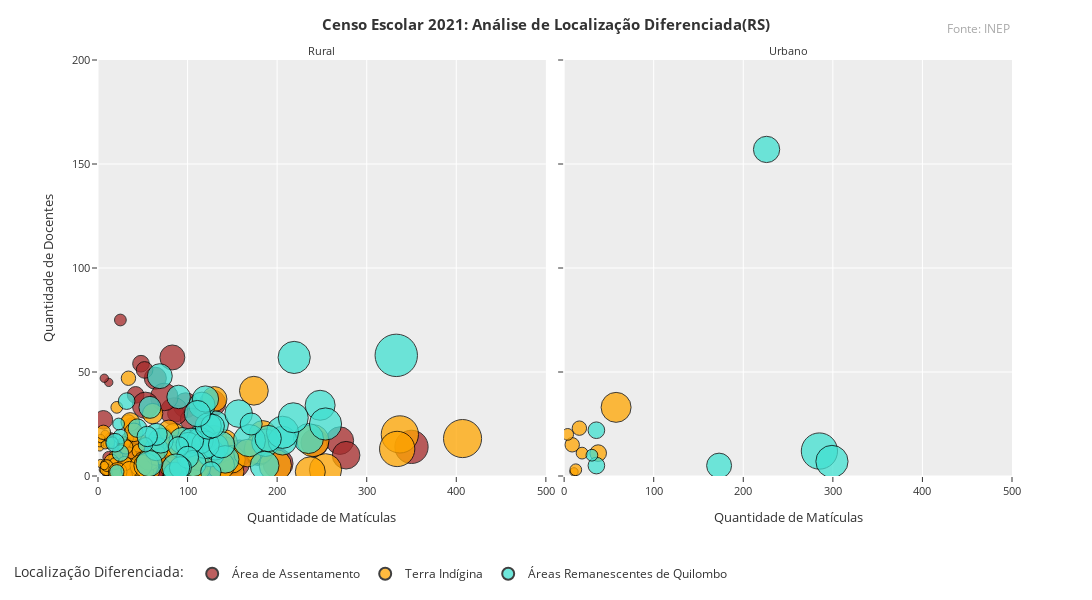

Here is the notebook cell this chart was saved with:
### Markdown cell above
##### Gráfico

### Code cell
grafic.show()

### Figure 1 — Plotly figure (JSON) as saved in the notebook; plotly's stock layout.template omitted (floating-point values rounded to 4 significant figures; data arrays with more than 128 entries replaced by an {"elided": "..."} marker saying what was removed)
{"data": [{"customdata": {"elided": "65x2 str values"}, "hovertemplate": "TP_LOCALIZACAO_DIFERENCIADA=1.0<br>TP_LOCALIZACAO=2<br>QT_MAT_BAS=%{x}<br>QT_DOC_BAS=%{y}<br>QT_TUR_BAS=%{marker.size}<br>NO_ENTIDADE=%{customdata[0]}<br>NO_MUNICIPIO=%{customdata[1]}<extra></extra>", "legendgroup": "Área de Assentamento", "marker": {"color": "brown", "line": {"color": "black", "width": 1}, "opacity": 0.75, "size": [4, 7, 4, 2, 10, 11, 6, 3, 7, 6, 5, 5, 4, 4, 6, 4, 1, 11, 4, 11, 5, 6, 9, 8, 4, 13, 10, 5, 8, 4, 13, 4, 9, 3, 7, 4, 16, 2, 11, 11, 10, 2, 3, 10, 1, 1, 4, 2, 8, 6, 12, 3, 8, 2, 9, 11, 3, 12, 4, 3, 11, 10, 11, 3, 11], "sizemode": "area", "sizeref": 0.02889, "symbol": "circle"}, "mode": "markers", "name": "Área de Assentamento", "orientation": "v", "showlegend": true, "type": "scatter", "x": [32, 64, 31, 12, 150, 270, 73, 35, 62, 62, 32, 6, 29, 23, 45, 42, 12, 242, 38, 132, 51, 39, 98, 58, 48, 105, 158, 64, 67, 38, 201, 22, 83, 29, 78, 87, 350, 25, 31, 81, 36, 12, 21, 128, 14, 7, 30, 10, 69, 88, 179, 21, 105, 14, 76, 85, 35, 153, 52, 33, 74, 53, 65, 21, 277], "xaxis": "x", "y": [6, 47, 14, 9, 7, 17, 6, 5, 6, 10, 13, 27, 9, 8, 13, 39, 45, 16, 24, 5, 12, 13, 34, 12, 54, 5, 11, 5, 11, 12, 6, 3, 57, 3, 7, 30, 14, 75, 9, 3, 2, 1, 4, 35, 15, 47, 15, 3, 5, 16, 12, 8, 27, 18, 4, 31, 5, 6, 51, 11, 38, 34, 6, 5, 10], "yaxis": "y"}, {"customdata": {"elided": "79x2 str values"}, "hovertemplate": "TP_LOCALIZACAO_DIFERENCIADA=2.0<br>TP_LOCALIZACAO=2<br>QT_MAT_BAS=%{x}<br>QT_DOC_BAS=%{y}<br>QT_TUR_BAS=%{marker.size}<br>NO_ENTIDADE=%{customdata[0]}<br>NO_MUNICIPIO=%{customdata[1]}<extra></extra>", "legendgroup": "Terra Indígina", "marker": {"color": "orange", "line": {"color": "black", "width": 1}, "opacity": 0.75, "size": [7, 5, 4, 4, 2, 3, 7, 15, 1, 1, 2, 9, 2, 3, 1, 3, 20, 2, 5, 1, 3, 1, 8, 6, 4, 1, 2, 4, 5, 9, 2, 7, 15, 5, 4, 2, 10, 1, 1, 3, 3, 6, 12, 1, 3, 11, 2, 3, 7, 2, 21, 13, 10, 10, 9, 3, 4, 2, 7, 5, 2, 13, 3, 7, 6, 5, 7, 6, 11, 18, 1, 11, 11, 15, 10, 7, 4, 9, 7], "sizemode": "area", "sizeref": 0.02889, "symbol": "circle"}, "mode": "markers", "name": "Terra Indígina", "orientation": "v", "showlegend": true, "type": "scatter", "x": [112, 45, 16, 34, 33, 29, 85, 240, 2, 8, 12, 141, 25, 46, 3, 34, 337, 21, 76, 2, 49, 15, 56, 49, 49, 6, 11, 57, 35, 149, 18, 115, 254, 36, 74, 30, 112, 3, 8, 34, 20, 79, 174, 8, 15, 184, 9, 6, 82, 22, 407, 237, 129, 141, 130, 31, 56, 19, 85, 40, 10, 180, 30, 50, 61, 22, 57, 65, 149, 334, 7, 137, 167, 198, 111, 48, 35, 54, 86], "xaxis": "x", "y": [4, 16, 2, 10, 18, 1, 20, 17, 14, 20, 16, 13, 2, 12, 6, 26, 20, 33, 14, 16, 8, 2, 3, 5, 2, 3, 3, 8, 4, 2, 1, 9, 3, 26, 19, 16, 9, 18, 6, 47, 9, 22, 41, 15, 7, 20, 3, 21, 4, 2, 18, 2, 18, 16, 37, 14, 3, 6, 14, 21, 5, 13, 6, 2, 30, 2, 8, 10, 8, 13, 5, 5, 11, 5, 4, 5, 3, 5, 11], "yaxis": "y"}, {"customdata": [["E E IND ENS FUN KAME MRE KANHRUKRE", "Carazinho"], ["E E IND ENS FUN GATEN", "Lajeado"], ["E E IND ENS FUN TUPE PAN", "Porto Alegre"], ["E E IND ENS FUN PINDO POTY", "Porto Alegre"], ["E E IND ENS FUN KA AGUY MIRI", "Porto Alegre"], ["ESC EST IND EM ANHETENGUA", "Porto Alegre"], ["E E IND ENS FUN FAG NHIN", "Porto Alegre"], ["E E IND ENS FUN NA COMUNIDADE INDIGENA KAINGANG POR FI", "São Leopoldo"]], "hovertemplate": "TP_LOCALIZACAO_DIFERENCIADA=2.0<br>TP_LOCALIZACAO=1<br>QT_MAT_BAS=%{x}<br>QT_DOC_BAS=%{y}<br>QT_TUR_BAS=%{marker.size}<br>NO_ENTIDADE=%{customdata[0]}<br>NO_MUNICIPIO=%{customdata[1]}<extra></extra>", "legendgroup": "Terra Indígina", "marker": {"color": "orange", "line": {"color": "black", "width": 1}, "opacity": 0.75, "size": [1, 3, 2, 3, 2, 13, 4, 2], "sizemode": "area", "sizeref": 0.02889, "symbol": "circle"}, "mode": "markers", "name": "Terra Indígina", "orientation": "v", "showlegend": false, "type": "scatter", "x": [11, 17, 20, 9, 4, 58, 38, 13], "xaxis": "x2", "y": [2, 23, 11, 15, 20, 33, 11, 3], "yaxis": "y2"}, {"customdata": [["EMEB JOAO CADORE", "Alegrete"], ["EMREF SIMOES PIRES", "Bagé"], ["EMEF HEITOR SOARES RIBEIRO", "Canguçu"], ["EMEF CARLOS MOREIRA", "Canguçu"], ["EMEF FRANCISCO MEIRELES", "Canguçu"], ["EMEF GONCALVES DIAS", "Canguçu"], ["EMEF GUIDO TIMM VENZKE", "Canguçu"], ["EMEF JOAQUIM NABUCO", "Canguçu"], ["EMEF JOSE MARIA DUTRA", "Canguçu"], ["EMEF JULIO DE CASTILHOS", "Canguçu"], ["EMEF MARECHAL FLORIANO", "Canguçu"], ["EMEF OSCAR FONSECA DA SILVA", "Canguçu"], ["EMEF ALBERTO BERGMANN FILHO", "Canguçu"], ["EMEF SANTA MARIA", "Canguçu"], ["EMEF SANTO ANGELO", "Canguçu"], ["EMEF SAO JOAO BATISTA DE LA SALLE", "Canguçu"], ["EMEF SAO LUIZ GONZAGA", "Canguçu"], ["EMEF JOSE LUIZ DA SILVA", "Canguçu"], ["EMEF VINTE DE SETEMBRO", "Canguçu"], ["EMEF CRISTO REI", "Canguçu"], ["EMEF PRES CASTELO BRANCO", "Canguçu"], ["ESCOLA MUNICIPAL DE ENSINO FUNDAMENTAL ESPIRITO SANTO", "Colorado"], ["EMEF ACACIO ANTONIO VIEIRA", "Formigueiro"], ["EMEF SAO JOAO BATISTA", "Formigueiro"], ["EMEF MARIA JOSE DE FREITAS", "General Câmara"], ["EMEF MARIANTE SOARES PACHECO", "Gravataí"], ["EMEF SANTA CRUZ", "Gravataí"], ["EMEF TOMAS ANTONIO GONZAGA", "Jacuizinho"], ["ESC MUN ENS FUN OTAVIANO PAIXAO COELHO", "Lagoão"], ["EMEF ORIVALDO BASSANI", "Maquiné"], ["EMEF FLORIANO PEIXOTO", "Maquiné"], ["EMEF ZEFERINO BRASIL", "Maquiné"], ["EEQENSMED SANTA TERESINHA", "Maquiné"], ["ESCOLA MUNICIPAL DE EDUCACAO INFANTIL RAIO DE SOL", "Maquiné"], ["EMF QUITERIA PEREIRA DO NASCIMENTO", "Mostardas"], ["EMEF SANTO INACIO", "Nova Palma"], ["EMEF OSVALDO BASTOS", "Osório"], ["EMEF WALDEMAR DENZER", "Pelotas"], ["EMEF NESTOR ELIZEU CROCHEMORE", "Pelotas"], ["EMEF ERASMO BRAGA", "Pelotas"], ["EMEF JOAO DA SILVA SILVEIRA", "Pelotas"], ["EMEF WILSON MULLER", "Pelotas"], ["EMEF LIMA E SILVA", "Pelotas"], ["ESC EST ENS MED DEPUTADO ADAO PRETTO", "Piratini"], ["ESC MUN ENS FUND DR VIEIRA DA CUNHA", "Piratini"], ["ESC MUN ENS FUN GONCALVES DIAS", "Portão"], ["EMEF MANUEL ALBINO CARVALHO", "Restinga Sêca"], ["EMEF CARMELINO CORREA DE OLIVEIRA", "Santana da Boa Vista"], ["ESC MUN ENS FUN CENTRO DE DEMONSTRACAO", "São José do Norte"], ["EMEF GERMANO HUBNER", "São Lourenço do Sul"], ["EMEF SADY HAMMES", "São Lourenço do Sul"], ["EMEF RODOLPHO KRUGER", "São Lourenço do Sul"], ["EMEF LUIZ GONZAGA CAPAVERDE", "Três Forquilhas"], ["ESC MUN ENS FUN PROFESSORA ADELIA FIGUEIREDO DE MENEZES", "Vale Verde"]], "hovertemplate": "TP_LOCALIZACAO_DIFERENCIADA=3.0<br>TP_LOCALIZACAO=2<br>QT_MAT_BAS=%{x}<br>QT_DOC_BAS=%{y}<br>QT_TUR_BAS=%{marker.size}<br>NO_ENTIDADE=%{customdata[0]}<br>NO_MUNICIPIO=%{customdata[1]}<extra></extra>", "legendgroup": "Áreas Remanescentes de Quilombo", "marker": {"color": "turquoise", "line": {"color": "black", "width": 1}, "opacity": 0.75, "size": [11, 8, 13, 10, 12, 10, 11, 10, 9, 10, 10, 11, 10, 12, 9, 9, 11, 9, 15, 10, 10, 10, 7, 7, 5, 8, 6, 3, 15, 3, 10, 3, 8, 6, 2, 4, 10, 11, 15, 4, 26, 10, 2, 6, 12, 7, 7, 5, 7, 13, 15, 13, 11, 8], "sizemode": "area", "sizeref": 0.02889, "symbol": "circle"}, "mode": "markers", "name": "Áreas Remanescentes de Quilombo", "orientation": "v", "showlegend": true, "type": "scatter", "x": [126, 65, 235, 131, 116, 116, 187, 94, 70, 57, 131, 142, 114, 206, 101, 69, 120, 104, 169, 138, 120, 106, 58, 65, 44, 86, 90, 21, 206, 53, 123, 25, 128, 55, 23, 25, 190, 157, 219, 32, 333, 111, 16, 126, 186, 171, 100, 19, 92, 248, 254, 218, 87, 90], "xaxis": "x", "y": [11, 13, 18, 25, 18, 34, 16, 17, 17, 6, 14, 8, 17, 17, 15, 48, 15, 17, 17, 15, 37, 6, 33, 20, 23, 1, 14, 2, 21, 15, 24, 19, 24, 19, 25, 11, 18, 30, 57, 36, 58, 30, 16, 2, 5, 25, 9, 16, 4, 34, 25, 28, 4, 38], "yaxis": "y"}, {"customdata": [["EMEF PRES GETULIO VARGAS", "Canguçu"], ["ESC EST ENS FUN IVANYR EUCLINIA MARCHIORO", "Caxias do Sul"], ["ESCOLA MUNICIPAL DE ENSINO FUNDAMENTAL PRINCESA ISABEL", "Colorado"], ["EMEI PEQUENO APRENDIZ", "Colorado"], ["EMEF SANTA CECILIA", "Gravataí"], ["ESC MUN ED INFAN CHAPEUZINHO VERMELHO", "Portão"], ["ESC EST ENS FUN BAHIA", "Porto Alegre"]], "hovertemplate": "TP_LOCALIZACAO_DIFERENCIADA=3.0<br>TP_LOCALIZACAO=1<br>QT_MAT_BAS=%{x}<br>QT_DOC_BAS=%{y}<br>QT_TUR_BAS=%{marker.size}<br>NO_ENTIDADE=%{customdata[0]}<br>NO_MUNICIPIO=%{customdata[1]}<extra></extra>", "legendgroup": "Áreas Remanescentes de Quilombo", "marker": {"color": "turquoise", "line": {"color": "black", "width": 1}, "opacity": 0.75, "size": [19, 9, 4, 4, 15, 2, 10], "sizemode": "area", "sizeref": 0.02889, "symbol": "circle"}, "mode": "markers", "name": "Áreas Remanescentes de Quilombo", "orientation": "v", "showlegend": false, "type": "scatter", "x": [285, 173, 36, 36, 299, 31, 226], "xaxis": "x2", "y": [12, 5, 22, 5, 7, 10, 157], "yaxis": "y2"}], "layout": {"annotations": [{"showarrow": false, "text": "Rural", "x": 0.245, "xanchor": "center", "xref": "paper", "y": 1, "yanchor": "bottom", "yref": "paper"}, {"showarrow": false, "text": "Urbano", "x": 0.755, "xanchor": "center", "xref": "paper", "y": 1, "yanchor": "bottom", "yref": "paper"}, {"font": {"color": "darkgrey", "size": 12}, "showarrow": false, "text": "Fonte: INEP", "x": 1, "xref": "paper", "y": 1.1, "yref": "paper"}], "font": {"size": 11}, "height": 600, "legend": {"font": {"size": 12}, "itemsizing": "constant", "orientation": "h", "title": {"text": "Localização Diferenciada:"}, "tracegroupgap": 0, "x": 0.3, "xanchor": "center", "y": -0.2, "yanchor": "top"}, "margin": {"t": 60}, "title": {"text": "<b>Censo Escolar 2021: Análise de Localização Diferenciada(RS)<b>"}, "width": 1200, "xaxis": {"anchor": "y", "domain": [0, 0.49], "range": [0, 500], "title": {"text": "Quantidade de Matículas"}}, "xaxis2": {"anchor": "y2", "domain": [0.51, 1], "matches": "x", "range": [0, 500], "title": {"text": "Quantidade de Matículas"}}, "yaxis": {"anchor": "x", "domain": [0, 1], "range": [0, 200], "title": {"text": "Quantidade de Docentes"}}, "yaxis2": {"anchor": "x2", "domain": [0, 1], "matches": "y", "showticklabels": false}}}
